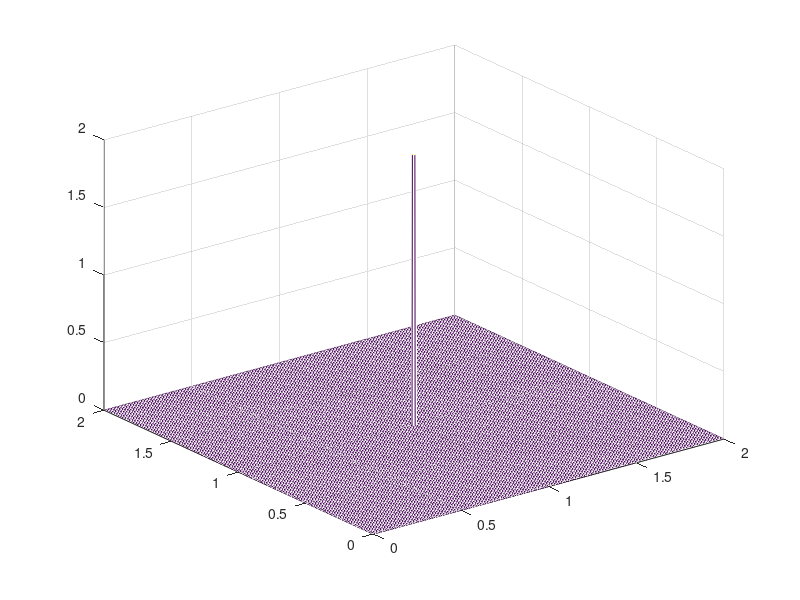

The MATLAB source for this figure: (Note: this script raises an error after producing the figure.)

%%
%Specifying parameters
nx=200;                           %Number of steps in space(x)
ny=200;                           %Number of steps in space(y)       
nt=100;                           %Number of time steps 
dt=0.1;                         %Width of each time step
dx=2/(nx-1);                     %Width of space step(x)
dy=2/(ny-1);                     %Width of space step(y)
x=0:dx:2;                        %Range of x(0,2) and specifying the grid points
y=0:dy:2;                        %Range of y(0,2) and specifying the grid points
u=zeros(nx,ny);                  %Preallocating u
un=zeros(nx,ny);                 %Preallocating un
vis=0.01;                         %Diffusion coefficient/viscocity
UW=0;                            %x=0 Dirichlet B.C 
UE=0;                            %x=L Dirichlet B.C 
US=0;                            %y=0 Dirichlet B.C 
UN=0;                            %y=L Dirichlet B.C 
UnW=0;                           %x=0 Neumann B.C (du/dn=UnW)
UnE=0;                           %x=L Neumann B.C (du/dn=UnE)
UnS=0;                           %y=0 Neumann B.C (du/dn=UnS)
UnN=0;                           %y=L Neumann B.C (du/dn=UnN)


%Single source initial condition
u(nx/2,ny/2)=10;




%%
%B.C vector
bc=zeros(nx-2,ny-2);
bc(1,:)=UW/dx^2; bc(nx-2,:)=UE/dx^2;  %Dirichlet B.Cs
bc(:,1)=US/dy^2; bc(:,ny-2)=UN/dy^2;  %Dirichlet B.Cs

bc(1,1)=UW/dx^2+US/dy^2; bc(nx-2,1)=UE/dx^2+US/dy^2;
bc(1,ny-2)=UW/dx^2+UN/dy^2; bc(nx-2,ny-2)=UE/dx^2+UN/dy^2;
bc=vis*dt*bc;
%Calculating the coefficient matrix for the implicit scheme
Ex=sparse(2:nx-2,1:nx-3,1,nx-2,nx-2);
Ax=Ex+Ex'-2*speye(nx-2);        %Dirichlet B.Cs
%Ax(1,1)=-1; Ax(nx-2,nx-2)=-1;  %Neumann B.Cs
Ey=sparse(2:ny-2,1:ny-3,1,ny-2,ny-2);
Ay=Ey+Ey'-2*speye(ny-2);        %Dirichlet B.Cs
%Ay(1,1)=-1; Ay(ny-2,ny-2)=-1;  %Neumann B.Cs
A=kron(Ay/dy^2,speye(nx-2))+kron(speye(ny-2),Ax/dx^2);
D=speye((nx-2)*(ny-2))-vis*dt*A;
%%
%Calculating the field variable for each time step
i=2:nx-1;
j=2:ny-1;

FieldContainer=[];

totalField=sum(sum(u)); % Saves the sum of all values of the matrix at each time step

for it=0:nt
    un=u;
   

         
         %Visualization 
          mesh(x,y,u')
          axis([0 2 0 2 0 2])
          drawnow;
    
    %Uncomment as necessary
    %Implicit method:
    U=un;U(1,:)=[];U(end,:)=[];U(:,1)=[];U(:,end)=[];
    U=reshape(U+bc,[],1);
    U=D\U;
    U=reshape(U,nx-2,ny-2);
    u(2:nx-1,2:ny-1)=U;
  
%     
    %Dirichlet:
    u(1,:)=u(2,:);
    u(nx,:)=u(nx-1,:);
    u(:,1)=u(:,2);
    u(:,ny)=u(:,ny-1);

    %Uncomment this to allow for contiuous  source,  turned off at t=ts
    % if it<4
    %  u(nx/2,ny/2)=u(nx/2,ny/2)+dt*8;
    %  end
    % 
    
    
    
  
    FieldContainer(:,:,it+2)=u;
    totalField=[totalField sum(sum(u))];
    dot=[dot u(100,100)];

    
    
end

 plot(totalField);
 xlabel('Time')
 ylabel('Total Field')
 
